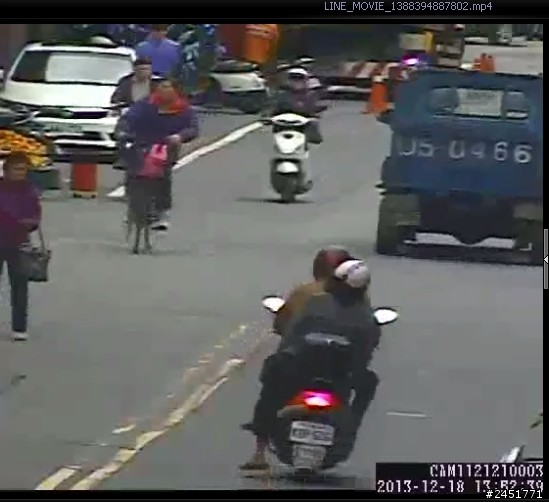
#> input picture chepai.jpg, 549 x 502 px
$ python demo2.py
#> lines starting #> are read from the running program, lines starting #| are printed output that depends on the picture
from PIL import Image
from PIL import ImageFilter

img1 = Image.open("chepai.jpg")
#> img1 is the input picture: PIL image 549x502 RGB; mean R, G, B 93.4, 93.6, 93.6
img2 = img1.filter(ImageFilter.SHARPEN) #銳利化
img2.save("chepai/out1.jpg")
img3 = img2.filter(ImageFilter.DETAIL) #細緻
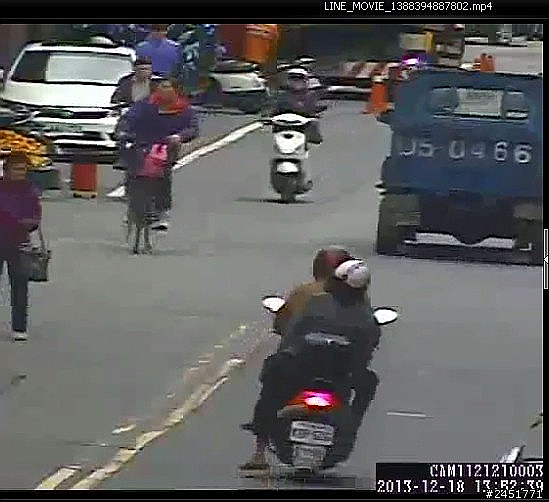
#> img3: PIL image 549x502 RGB; mean R, G, B 94.1, 94.4, 94.2
img3.save("chepai/out2.jpg")
img4 = img3.filter(ImageFilter.SHARPEN) #銳利化
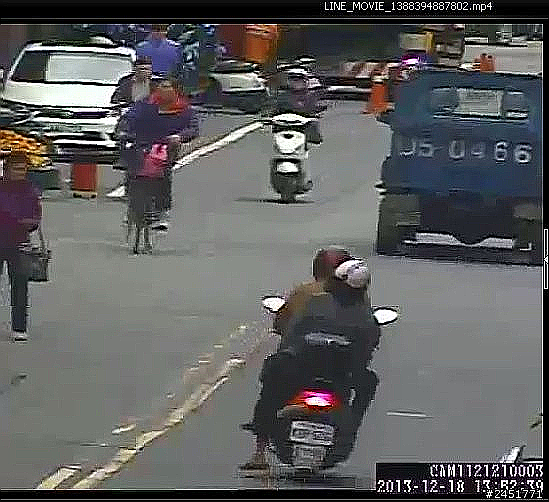
#> img4: PIL image 549x502 RGB; mean R, G, B 94.8, 95.2, 95.1
img4.save("chepai/out3.jpg")
img5 = img4.filter(ImageFilter.DETAIL) #細緻
img5.save("chepai/out4.jpg")
img6 = img5.filter(ImageFilter.SHARPEN) #銳利化
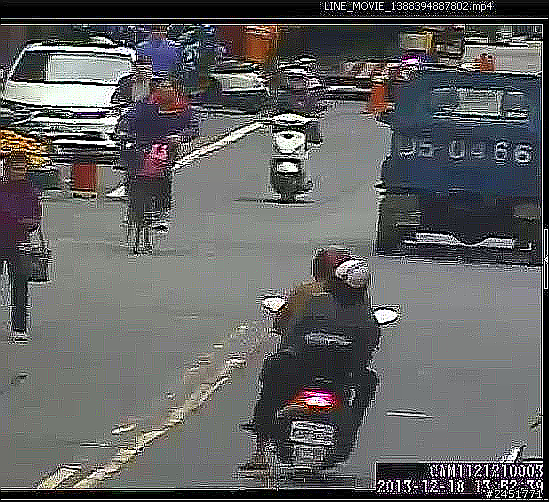
#> img6: PIL image 549x502 RGB; mean R, G, B 97.3, 97.8, 97.7
img6.save("chepai/out5.jpg")
img7 = img6.filter(ImageFilter.DETAIL) #細緻
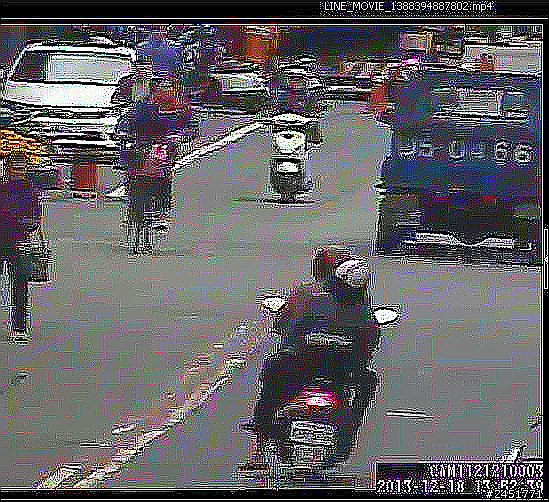
#> img7: PIL image 549x502 RGB; mean R, G, B 98.9, 99.3, 99.4
img7.save("chepai/out6.jpg")
img8 = img7.filter(ImageFilter.SHARPEN) #銳利化
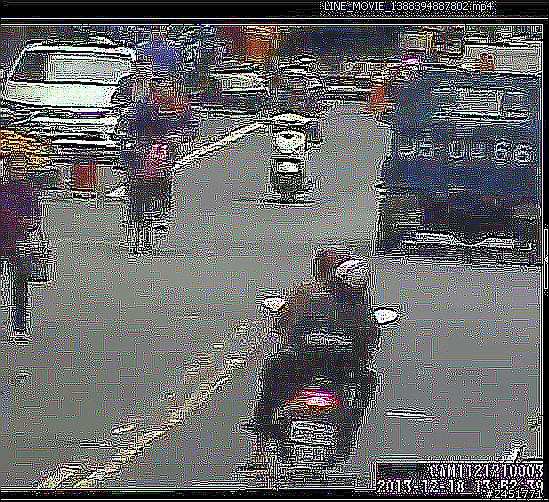
#> img8: PIL image 549x502 RGB; mean R, G, B 102.6, 103, 103.5
img8.save("chepai/out7.jpg")
img9 = img8.filter(ImageFilter.DETAIL) #細緻
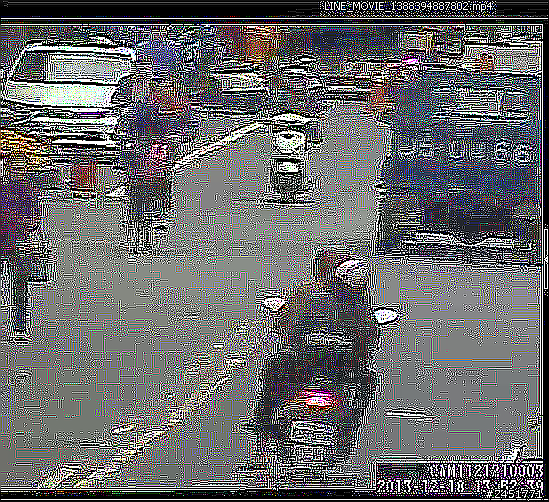
#> img9: PIL image 549x502 RGB; mean R, G, B 105.3, 105.6, 106.3
img9.save("chepai/out8.jpg")
img10 = img9.filter(ImageFilter.SHARPEN) #銳利化
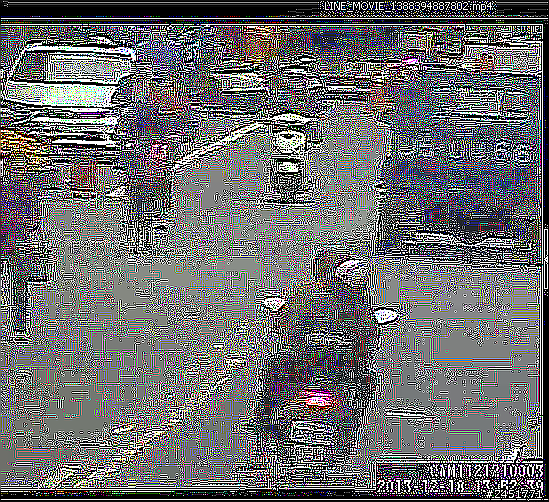
#> img10: PIL image 549x502 RGB; mean R, G, B 108.5, 108.7, 109.4
img10.save("chepai/out9.jpg")
